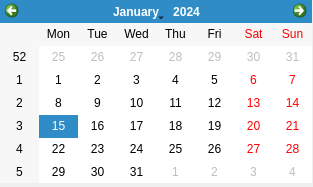
<?xml version="1.0" encoding="UTF-8"?>
<ui version="4.0">
 <class>windowcal</class>
 <widget class="QDialog" name="windowcal">
  <property name="windowModality">
   <enum>Qt::WindowModal</enum>
  </property>
  <property name="geometry">
   <rect>
    <x>0</x>
    <y>0</y>
    <width>313</width>
    <height>187</height>
   </rect>
  </property>
  <property name="windowTitle">
   <string>Seleccione la fecha</string>
  </property>
  <property name="modal">
   <bool>true</bool>
  </property>
  <widget class="QCalendarWidget" name="Calendar">
   <property name="geometry">
    <rect>
     <x>0</x>
     <y>0</y>
     <width>312</width>
     <height>183</height>
    </rect>
   </property>
  </widget>
 </widget>
 <resources/>
 <connections/>
</ui>
